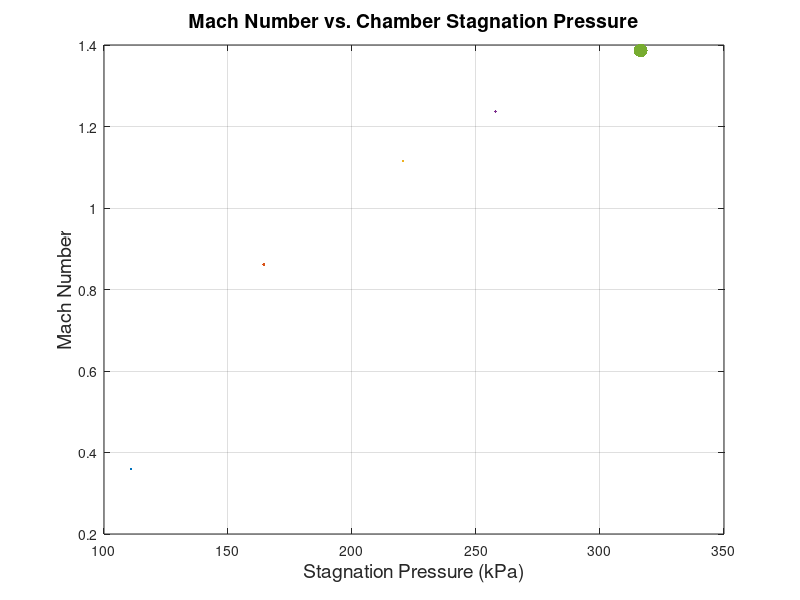
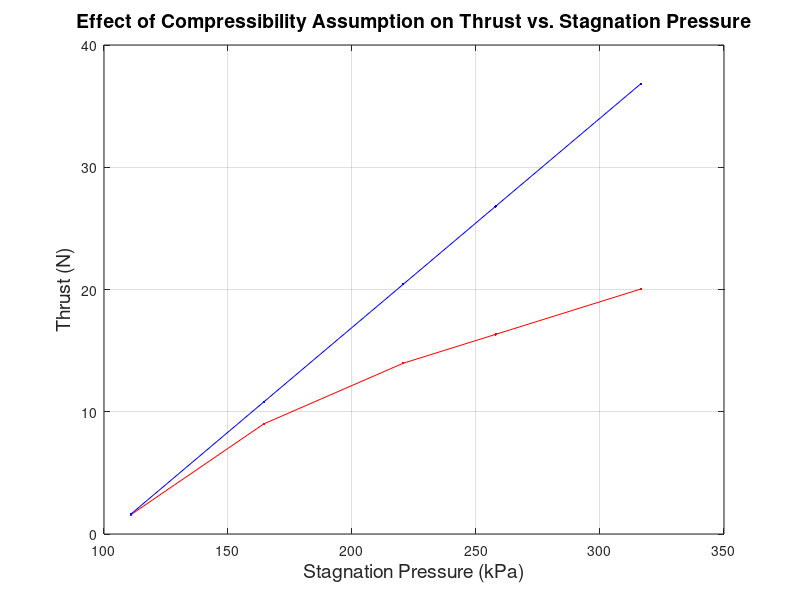

Recreate these plots in MATLAB, in order. (Note: this script raises an error after producing the figures.)
% Deep Patel
% Jet Thrust Lab

clear all, close all, clc

% From text file: jet_thrust_0411.txt in this Folder

% Column headings: Index	Thrust [N]	Probe Position [mm]	  Po [kPa]	Pitot Pressure [kPa]
A1 = [
0.000	1.558	0.160	110.815	101.289
1.000	1.560	1.344	110.882	101.298
2.000	1.559	2.515	110.920	101.289
3.000	1.559	3.673	111.004	101.290
4.000	1.588	4.820	111.065	101.285
5.000	1.605	5.978	111.126	101.289
6.000	1.605	7.134	111.200	101.304
7.000	1.605	8.296	111.261	101.368
8.000	1.606	9.467	111.257	101.588
9.000	1.605	10.628	111.208	101.973
10.000	1.605	11.781	111.114	102.644
11.000	1.606	12.932	111.016	103.706
12.000	1.559	14.073	110.911	105.116
13.000	1.559	15.202	110.798	106.681
14.000	1.527	16.352	110.692	107.914
15.000	1.514	17.505	110.683	108.743
16.000	1.514	18.678	110.707	108.922
17.000	1.513	19.842	110.739	108.565
18.000	1.557	21.001	110.780	107.630
19.000	1.559	22.166	110.840	106.323
20.000	1.561	23.300	110.906	104.952
21.000	1.559	24.447	110.968	103.712
22.000	1.571	25.604	111.030	102.781
23.000	1.606	26.759	111.090	102.131
24.000	1.605	27.913	111.157	101.688
25.000	1.605	29.092	111.222	101.440
26.000	1.605	30.263	111.263	101.332
27.000	1.605	31.403	111.212	101.296
28.000	1.605	32.544	111.152	101.294
29.000	1.605	33.681	111.038	101.298
30.000	1.558	34.805	110.919	101.298 ];

A2 = [
0.000	8.813	0.100	164.009	101.280
1.000	8.708	1.284	163.132	101.274
2.000	8.623	2.455	162.538	101.269
3.000	8.611	3.612	162.542	101.272
4.000	8.607	4.761	162.657	101.261
5.000	8.625	5.918	162.896	101.255
6.000	8.653	7.073	163.119	101.283
7.000	8.693	8.238	163.421	101.505
8.000	8.730	9.409	163.783	102.404
9.000	8.766	10.569	164.136	104.648
10.000	8.828	11.725	164.552	109.189
11.000	8.872	12.874	164.857	116.951
12.000	8.921	14.011	165.250	127.813
13.000	8.957	15.156	165.663	139.491
14.000	8.965	16.309	165.728	148.126
15.000	8.962	17.466	165.494	152.441
16.000	8.906	18.634	164.967	152.689
17.000	8.835	19.802	164.287	149.453
18.000	8.760	20.964	163.583	142.751
19.000	8.670	22.128	162.761	133.220
20.000	8.581	23.273	162.174	122.826
21.000	8.565	24.408	162.085	114.160
22.000	8.565	25.562	162.189	108.344
23.000	8.576	26.717	162.362	104.793
24.000	8.610	27.878	162.627	102.667
25.000	8.654	29.059	162.975	101.635
26.000	8.695	30.228	163.235	101.317
27.000	8.741	31.374	163.556	101.262
28.000	8.775	32.515	163.966	101.262
29.000	8.825	33.656	164.377	101.269
30.000	8.875	34.783	164.776	101.282 ];

A3 = [
0.000	14.978	0.076	220.012	101.277
1.000	14.793	1.261	218.550	101.263
2.000	14.631	2.432	217.066	101.241
3.000	14.504	3.590	215.627	101.273
4.000	14.351	4.738	214.811	101.421
5.000	14.351	5.895	214.609	101.934
6.000	14.310	7.052	214.642	102.651
7.000	14.353	8.214	214.989	103.882
8.000	14.395	9.385	215.367	106.419
9.000	14.442	10.554	215.680	110.670
10.000	14.488	11.699	216.346	117.418
11.000	14.572	12.850	216.887	130.491
12.000	14.616	13.988	217.430	148.052
13.000	14.703	15.133	218.096	167.057
14.000	14.775	16.284	218.748	181.821
15.000	14.844	17.438	219.351	192.060
16.000	14.890	18.609	219.735	194.640
17.000	14.889	19.775	219.497	187.971
18.000	14.844	20.943	218.777	174.431
19.000	14.742	22.100	217.753	155.067
20.000	14.612	23.236	216.614	135.500
21.000	14.487	24.375	215.312	121.135
22.000	14.343	25.532	214.087	113.180
23.000	14.273	26.686	213.761	108.503
24.000	14.262	27.849	213.802	105.431
25.000	14.307	29.028	214.014	103.477
26.000	14.309	30.197	214.390	102.144
27.000	14.362	31.346	214.885	101.525
28.000	14.419	32.480	215.390	101.271
29.000	14.485	33.625	215.995	101.241
30.000	14.563	34.751	216.590	101.239 ];

A4 = [
0.000	18.949	0.107	256.951	101.250
1.000	18.693	1.288	254.904	101.261
2.000	18.518	2.462	253.648	101.219
3.000	18.417	3.617	252.847	101.227
4.000	18.374	4.766	252.576	101.212
5.000	18.373	5.923	252.947	101.307
6.000	18.422	7.076	253.468	101.463
7.000	18.486	8.243	253.993	102.475
8.000	18.558	9.407	254.552	104.355
9.000	18.629	10.570	255.236	107.911
10.000	18.698	11.723	255.844	119.457
11.000	18.760	12.872	256.492	142.008
12.000	18.836	14.012	257.357	167.950
13.000	18.938	15.157	258.141	195.111
14.000	19.008	16.308	258.709	214.478
15.000	19.038	17.462	258.773	221.520
16.000	18.984	18.631	258.164	218.513
17.000	18.889	19.803	257.171	209.142
18.000	18.790	20.959	255.883	191.120
19.000	18.612	22.123	254.390	169.988
20.000	18.445	23.260	252.895	145.880
21.000	18.355	24.397	252.246	126.790
22.000	18.323	25.552	252.160	114.686
23.000	18.323	26.700	252.348	107.541
24.000	18.360	27.858	252.696	103.725
25.000	18.410	29.039	253.215	101.971
26.000	18.490	30.203	253.833	101.332
27.000	18.528	31.346	254.480	101.185
28.000	18.617	32.485	255.156	101.201
29.000	18.676	33.630	255.898	101.211
30.000	18.775	34.756	256.665	101.218 ];

A5 = [
0.000	25.081	0.078	315.462	101.241
1.000	24.863	1.261	313.360	101.245
2.000	24.627	2.432	311.336	101.240
3.000	24.448	3.590	310.165	101.232
4.000	24.403	4.742	309.827	101.219
5.000	24.390	5.900	309.894	101.215
6.000	24.419	7.060	310.195	101.331
7.000	24.445	8.223	310.683	102.281
8.000	24.516	9.394	311.300	105.790
9.000	24.587	10.559	311.932	115.735
10.000	24.665	11.712	312.671	136.663
11.000	24.736	12.865	313.483	168.472
12.000	24.808	14.009	314.322	200.733
13.000	24.922	15.149	315.101	231.058
14.000	25.022	16.299	315.980	257.151
15.000	25.105	17.454	316.554	265.390
16.000	25.120	18.626	316.588	267.627
17.000	25.094	19.796	315.870	265.175
18.000	24.954	20.953	314.592	239.420
19.000	24.784	22.118	312.986	201.632
20.000	24.599	23.264	311.127	165.896
21.000	24.378	24.389	309.325	136.320
22.000	24.301	25.541	308.705	117.756
23.000	24.258	26.694	308.534	108.212
24.000	24.263	27.851	308.731	103.620
25.000	24.307	29.032	309.207	101.692
26.000	24.354	30.200	309.756	101.244
27.000	24.446	31.345	310.519	101.204
28.000	24.521	32.481	311.190	101.205
29.000	24.605	33.625	311.986	101.227
30.000	24.703	34.755	312.846	101.225 ];

% V is Valve Position in degrees
% P is Stagnation Pressure in kPa
V1 = 21.243782;
Pt1 = 110.798734;

V2 = 26.660504;
Pt2 = 164.438063;

V3 = 30.624508;
Pt3 = 220.643515;

V4 = 33.385702;
Pt4 = 257.911440;

V5 = 36.748245;
Pt5 = 316.411738;


% Part 1 : Method 2 isentropic
Patm = 101.325;
rhoatm = 1.225;
gamma = 1.4;
R = 297;
T0 = 290;    % Kelvin (total temperature assumed constant)
diameter = 0.411*0.0254;
Aexit = pi*(diameter^2)/4

M1 = ( (2/(gamma-1)) * (( ((Pt1/Patm) ^ ((gamma-1)/gamma))) - 1))^0.5
M2 = ( (2/(gamma-1)) * (( ((Pt2/Patm) ^ ((gamma-1)/gamma))) - 1))^0.5
M3 = ( (2/(gamma-1)) * (( ((Pt3/Patm) ^ ((gamma-1)/gamma))) - 1))^0.5
M4 = ( (2/(gamma-1)) * (( ((Pt4/Patm) ^ ((gamma-1)/gamma))) - 1))^0.5
M5 = ( (2/(gamma-1)) * (( ((Pt5/Patm) ^ ((gamma-1)/gamma))) - 1))^0.5


% Subsonic M<1

Texit1 = T0 / (1 + (((gamma-1)/2) * (M1^2)))
Texit2 = T0 / (1 + (((gamma-1)/2) * (M2^2)))

Vexit1 = M1 * ((gamma * R * Texit1)^0.5)
Vexit2 = M2 * ((gamma * R * Texit2)^0.5)

rhoexit1 = Patm*1000/(R*Texit1)
rhoexit2 = Patm*1000/(R*Texit2)

% Supersonic M>1

Texit = T0/1.2

Vexit = (gamma * R * Texit)^0.5

Pexit3 = Pt3/1.893
Pexit4 = Pt4/1.893
Pexit5 = Pt5/1.893

rhoexit3 = Pexit3*1000 / (R*Texit)
rhoexit4 = Pexit4*1000 / (R*Texit)
rhoexit5 = Pexit5*1000 / (R*Texit)

% Thrust Calculation for incompressible flow comparison
Thrust1 = -(Vexit1^2)*rhoexit1*Aexit
Thrust2 = -(Vexit2^2)*rhoexit2*Aexit
Thrust3 = -(Pexit3-Patm)*Aexit -(Vexit^2)*rhoexit3*Aexit
Thrust4 = -(Pexit4-Patm)*Aexit -(Vexit^2)*rhoexit4*Aexit
Thrust5 = -(Pexit5-Patm)*Aexit -(Vexit^2)*rhoexit5*Aexit

figure;
plot(Pt1,M1,'.',Pt2,M2,'.',Pt3,M3,'.',Pt4,M4,'.',Pt5,M5,'.','MarkerSize',30); grid on;
xlabel('Stagnation Pressure (kPa)', 'FontSize',14);
ylabel('Mach Number', 'FontSize',14);
title('Mach Number vs. Chamber Stagnation Pressure', 'FontSize',14);

% Incompressible Analysis

% rho is not included in the equation because V is squared int he thrust eq
% and rho cancels out
Vin1 = (2*1000*(Pt1-Patm))^0.5
Vin2 = (2*1000*(Pt2-Patm))^0.5
Vin3 = (2*1000*(Pt3-Patm))^0.5
Vin4 = (2*1000*(Pt4-Patm))^0.5
Vin5 = (2*1000*(Pt5-Patm))^0.5

thrustin1 = -(Vin1^2)*Aexit
thrustin2 = -(Vin2^2)*Aexit
thrustin3 = -(Vin3^2)*Aexit
thrustin4 = -(Vin4^2)*Aexit
thrustin5 = -(Vin5^2)*Aexit

thrustcompress = -[Thrust1; Thrust2; Thrust3; Thrust4; Thrust5]
thrustincompress = -[thrustin1; thrustin2; thrustin3; thrustin4; thrustin5]
Pt = [Pt1; Pt2; Pt3; Pt4; Pt5];
figure;
plot(Pt, thrustcompress,'r.-', Pt, thrustincompress,'b.-'); grid on;
xlabel('Stagnation Pressure (kPa)', 'FontSize',14);
ylabel('Thrust (N)', 'FontSize',14);
title('Effect of Compressibility Assumption on Thrust vs. Stagnation Pressure', 'FontSize',14);
lgd = legend('Compressible Assumption','Incompressible Assumption','location','nw');
set(lgd,'FontSize',14);

percentdiff5 = (thrustin5-Thrust5)/Thrust5*100


% Method 3 - isentropic
Mr1 = ( (2/(gamma-1)).* (( ((A1(:,5)./Patm).^ ((gamma-1)/gamma))) - 1)).^0.5;
Mr1 = real(Mr1);
Mr2 = ( (2/(gamma-1)).* (( ((A2(:,5)./Patm).^ ((gamma-1)/gamma))) - 1)).^0.5;
Mr2 = real(Mr2);
Mr3 = ( (2/(gamma-1)).* (( ((A3(:,5)./Patm).^ ((gamma-1)/gamma))) - 1)).^0.5;
Mr3 = real(Mr3);
Mr4 = ( (2/(gamma-1)).* (( ((A4(:,5)./Patm).^ ((gamma-1)/gamma))) - 1)).^0.5;
Mr4 = real(Mr4);
Mr5 = ( (2/(gamma-1)).* (( ((A5(:,5)./Patm).^ ((gamma-1)/gamma))) - 1)).^0.5;
Mr5 = real(Mr5);

figure;
plot(A1(:,3),Mr1,'r-',A2(:,3),Mr2,'b-',A3(:,3),Mr3,'g-',A4(:,3),Mr4,'m-',A5(:,3),Mr5,'k-'); grid on;
xlabel('Probe Position (mm)', 'FontSize',14);
ylabel('Mach Number', 'FontSize',14);
title('Mach Number vs. Probe Position for all Stagnation Pressures', 'FontSize',14);
lgd = legend('Pt = 110.79','Pt = 164.44','Pt = 220.64','Pt = 257.91','Pt = 316.41','location','nw');
set(lgd,'FontSize',14);


Vin = [Vin1; Vin2; Vin3; Vin4; Vin5];           % Incompressible Velocity
Visen = [Vexit1; Vexit2; Vexit; Vexit; Vexit];  % Isentropic Velocity
   
figure;
plot(Pt,Vin,'.',Pt,Visen,'.','MarkerSize',30); grid on;
xlabel('Stagnation Pressure (kPa)', 'FontSize',14);
ylabel('Exit Mean Jet Velocity (m/s)', 'FontSize',14);
title('Exit Mean Jet Velocity vs. Chamber Stagnation Pressure', 'FontSize',14);
lgd = legend('Incompressible Assumption','Isentropic Assumption','location','nw');
set(lgd,'FontSize',14);

% Incompressible Velocity Profiles
vr1in = (2*1000.*(A1(:,5) - Patm)./ rhoatm ).^0.5;
vr1in = real(vr1in)
vr2in = (2*1000.*(A2(:,5) - Patm)./ rhoatm ).^0.5;
vr2in = real(vr2in)
vr3in = (2*1000.*(A3(:,5) - Patm)./ rhoatm ).^0.5;
vr3in = real(vr3in)
vr4in = (2*1000.*(A4(:,5) - Patm)./ rhoatm ).^0.5;
vr4in = real(vr4in)
vr5in = (2*1000.*(A5(:,5) - Patm)./ rhoatm ).^0.5;
vr5in = real(vr5in)

% Isentropic Temperature Profiles
Tr1 = T0 ./ (1 + ((gamma-1)/2).*(Mr1.^2))
Tr2 = T0 ./ (1 + ((gamma-1)/2).*(Mr2.^2))
Tr3 = T0 ./ (1 + ((gamma-1)/2).*(Mr3.^2))
Tr4 = T0 ./ (1 + ((gamma-1)/2).*(Mr4.^2))
Tr5 = T0 ./ (1 + ((gamma-1)/2).*(Mr5.^2))

% Isentropic Velocity Profiles
vr1_isen = Mr1.*(gamma*R.*Tr1).^0.5
vr2_isen = Mr2.*(gamma*R.*Tr2).^0.5
vr3_isen = Mr3.*(gamma*R.*Tr3).^0.5
vr4_isen = Mr4.*(gamma*R.*Tr4).^0.5
vr5_isen = Mr5.*(gamma*R.*Tr5).^0.5

% Isentropic Density Profiles
rho1_isen = Patm*1000./(R.*Tr1)
rho2_isen = Patm*1000./(R.*Tr2)
rho3_isen = Patm*1000./(R.*Tr3)
rho4_isen = Patm*1000./(R.*Tr4)
rho5_isen = Patm*1000./(R.*Tr5)


Vrin = [vr1in; vr2in; vr3in; vr4in; vr5in];         % Radial Velocity Profile Incompressible
Vrisen = [vr1_isen; vr2_isen; vr3_isen; vr4_isen; vr5_isen];    % Radial Velocity Profile Isentropic

figure;
plot(A1(:,3),vr1in,'r-o',A2(:,3),vr2in,'b-o',A3(:,3),vr3in,'g-o',A4(:,3),vr4in,'m-o',A5(:,3),vr5in,'k-o',A1(:,3),vr1_isen,'r-^',A2(:,3),vr2_isen,'b-^',A3(:,3),vr3_isen,'g-^',A4(:,3),vr4_isen,'m-^',A5(:,3),vr5_isen,'k-^'); 
grid on;
xlabel('Probe Position (mm)', 'FontSize',14);
ylabel('Exit Mean Jet Velocity (m/s)', 'FontSize',14);
title('Exit Mean Jet Velocity (m/s) vs. Probe Position', 'FontSize',14);
lgd = legend('Incompressible - Pt = 110.79','Incompressible - Pt = 164.44','Incompressible - Pt = 220.64','Incompressible - Pt = 257.91','Incompressible - Pt = 316.41','Isentropic - Pt = 110.79','Isentropic - Pt = 164.44','Isentropic - Pt = 220.64','Isentropic - Pt = 257.91','Isentropic - Pt = 316.41','location','nw');
set(lgd,'FontSize',9);


% Thrust Calculations
Thrust_direct = [mean(A1(:,2)); mean(A2(:,2)); mean(A3(:,2)); mean(A4(:,2)); mean(A5(:,2))]
thrustcompress
thrustincompress

% Radial Thrust
thrust_r1 = 0;
for i = 1:size(A1,1)
    r = abs(A1(i,3)/1000 - A1(end,3)/2000);
    if i == 1
        dr = A1(1,3)/1000;
    else
        dr = (A1(i,3) - A1(i-1,3))/1000;
    end
    thrust_r1 = thrust_r1 + (vr1_isen(i)^2) * rho1_isen(i) * 2*pi*r *dr;
end
thrust_r1 = thrust_r1/2

thrust_r2 = 0;
for i = 1:size(A2,1)
    r = abs(A2(i,3)/1000 - A2(end,3)/2/1000);
    if i == 1
        dr = A2(1,3)/1000;
    else
        dr = (A2(i,3) - A2(i-1,3))/1000;
    end
    thrust_r2 = thrust_r2 + (vr2_isen(i)^2) * rho2_isen(i) * 2*pi*r *dr;
end
thrust_r2 = thrust_r2/2

thrust_r3 = 0;
for i = 1:size(A3,1)
    r = abs(A3(i,3)/1000 - A3(end,3)/2/1000);
    if i == 1
        dr = A3(1,3)/1000;
    else
        dr = (A3(i,3) - A3(i-1,3))/1000;
    end
    thrust_r3 = thrust_r3 + (vr3_isen(i)^2) * rho3_isen(i) * 2*pi*r *dr;
end
thrust_r3 = thrust_r3/2

thrust_r4 = 0;
for i = 1:size(A4,1)
    r = abs(A4(i,3)/1000 - A4(end,3)/2/1000);
    if i == 1
        dr = A4(1,3)/1000;
    else
        dr = (A4(i,3) - A4(i-1,3))/1000;
    end
    thrust_r4 = thrust_r4 + (vr4_isen(i)^2) * rho4_isen(i) * 2*pi*r *dr;
end
thrust_r4 = thrust_r4/2

thrust_r5 = 0;
for i = 1:size(A5,1)
    r = abs(A5(i,3)/1000 - A5(end,3)/2/1000);
    if i == 1
        dr = A5(1,3)/1000;
    else
        dr = (A5(i,3) - A4(i-1,3))/1000;
    end
    thrust_r5 = thrust_r5 + (vr5_isen(i)^2) * rho5_isen(i) * 2*pi*r *dr;
end
thrust_r5 = thrust_r5/2

thrustr = [thrust_r1; thrust_r2; thrust_r3; thrust_r4; thrust_r5];

figure;
plot(Pt, Thrust_direct,'k-o',Pt,thrustincompress,'r-o',Pt,thrustcompress,'b-o',Pt,thrustr,'g-o');
grid on;
xlabel('Stagnation Pressure (kPa)', 'FontSize',14);
ylabel('Thrust (N)', 'FontSize',14);
title('Thrust vs. Stagnation Chamber Pressure', 'FontSize',14);
lgd = legend('Direct Measurement','Mean Velocity Incompressible','Mean Velocity Isentropic','Radial Velocity Profile Isentropic','location','nw');
set(lgd,'FontSize',12);


